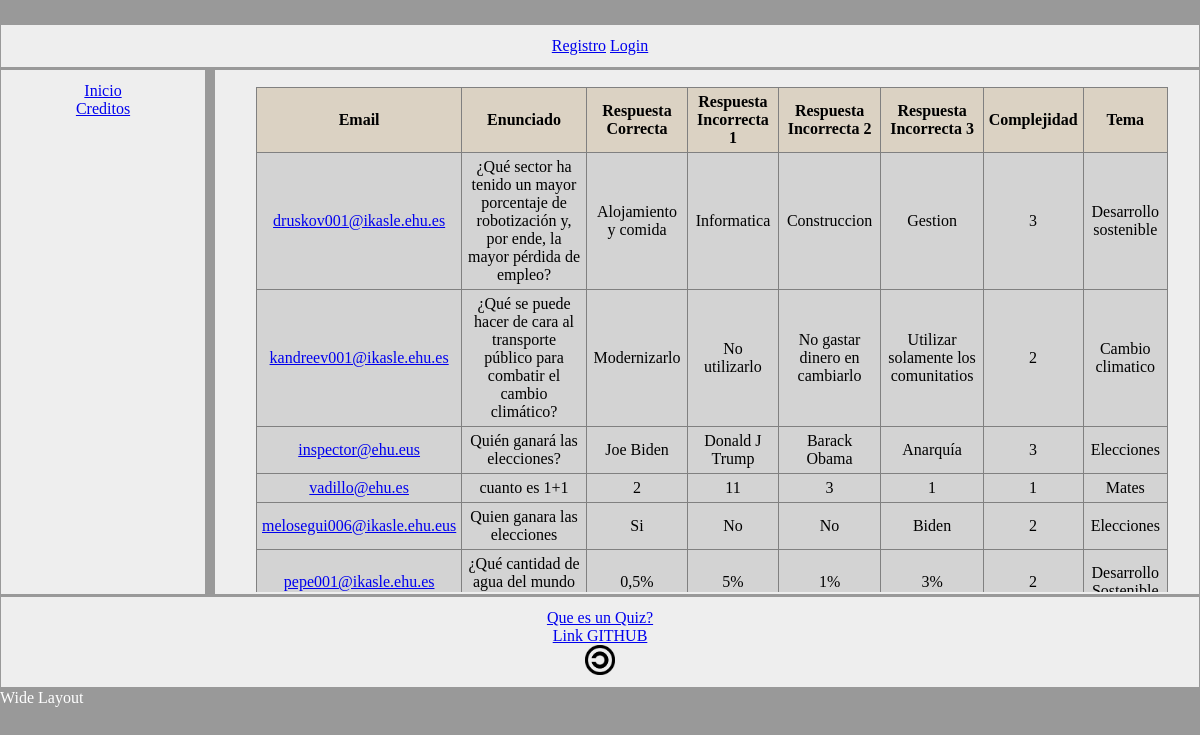
Screenshot of /php/ShowQuestions.php with the database file from the repository.
### tables this page shows
CREATE TABLE `preguntas` (
  `clave` int(11) NOT NULL,
  `email` text NOT NULL,
  `enunciado` text NOT NULL,
  `respuestac` text NOT NULL,
  `respuestai1` text NOT NULL,
  `respuestai2` text NOT NULL,
  `respuestai3` text NOT NULL,
  `complejidad` int(1) NOT NULL,
  `tema` text NOT NULL,
  `imagen` mediumblob DEFAULT NULL
);

### php/ShowQuestions.php (the view, shortened to what this page needs)
<!DOCTYPE html>
<html>
<head>
</head>
<body>
  <?php include '../php/Menus.php'?>
  <?php include '../php/DbConfig.php'?>
  <section class="main" id="s1">
    <div id = "div1">
      <?php
        $link = mysqli_connect($server, $user, $pass, $basededatos);
        $sql = "SELECT * FROM preguntas;";
        $resul = mysqli_query($link, $sql);
        echo '<table border="1px" class="table_Questions"><tr><th>Email</th><th>Enunciado</th><th>Respuesta Correcta</th><th>Respuesta Incorrecta 1</th> <th>Respuesta Incorrecta 2</th><th>Respuesta Incorrecta 3</th><th>Complejidad</th><th>Tema</th></tr>';
        while($row = mysqli_fetch_array($resul)){
            echo "<tr><td><a href=\"mailto:".$row['email']."\">".$row['email']."</a></td><td>".$row['enunciado']."</td><td>".$row['respuestac']."</td><td>".$row['respuestai1']."</td><td>".$row['respuestai2']."</td><td>".$row['respuestai3']."</td><td>".$row['complejidad']."</td><td>".$row['tema']."</td></tr>";
        }
        echo "</table>";
    ?>
    </div>
  </section>
</body>
</html>

### php/Menus.php (shortened to what this page needs)
<div id='page-wrap'>
<header class='main' id='h1'>
  <span id="registro"><a href="SignUp.php">Registro</a></span>
  <span id="login" ><a href="LogIn.php">Login</a></span>
</header>
<nav class='main' id='n1' role='navigation'>
  <?php
    if(isset($_REQUEST['logInMail'])) {
      $logInMail = $_REQUEST['logInMail'];
      echo "<span id='inicio'><a id='ini' href='Layout.php?logInMail=$logInMail'>Inicio</a></span>";
      echo "<span id='insertar'><a id='ins' href='QuestionFormWithImage.php?logInMail=$logInMail'>Insertar pregunta</a></span>";
      echo "<span id='insertarAjax'><a id='ins' href='HandlingQuizesAjax.php?logInMail=$logInMail'>Insertar pregunta (AJAX)</a></span>";
      echo "<span id='creditos'> <a id='cre' href='Credits.php?logInMail=$logInMail'> Creditos </a> </span>";
      echo "<span id='verBD'> <a id='ver' href='ShowQuestionsWithImage.php?logInMail=$logInMail'> Ver preguntas BD </a> </span>";
      echo "<span id='verBD'> <a id='ver' href='ShowXmlQuestions.php?logInMail=$logInMail'> Ver preguntas XML </a> </span>";
      echo "<script> $(\"#h1\").append(\"<p>$logInMail</p>\"); </script>";
      echo "<script> showOnLogIn(); </script>";
    } else {
      echo "<span id='inicio'><a id='ini' href='Layout.php'>Inicio</a></span>";
      echo "<span id='creditos'> <a id='cre' href='Credits.php'> Creditos </a> </span>";
    }
  ?>
</nav>

### styles/Style.css (style rules this page uses)
* { margin: 0; padding: 0; }
body { font: 16px Georgia, serif; }
#page-wrap { margin: 2% auto; color: white; }
#page-wrap >.main { border: 1px solid #999; padding: 1%; margin-bottom: 1px; color: black; }
section > div { padding: 5px; }
header, nav, section { background: #eee; text-align: center; }
footer { background: #eee; text-align: center; }
nav span { margin: 0px 10px 0px 0px; width: 100%; display: inline-block; }

### styles/Wide.css (style rules this page uses)
body { background: #999; }
#page-wrap:after { content: "Wide Layout"; }
nav { float: left; width: 15%; height: 500px; }
nav span { margin: 0px 100px 0px 0px; }
section { float: right; width: 80%; height: 500px; }
footer { clear: both; display: block; }

### styles/Smartphone.css (style rules this page uses)
body { background: #333; }
#page-wrap:after { content: "Smartphone Layout"; }
body { font-size: xx-large; }
footer, input { font-size: large; }

### php/ShowQuestions.php (style rules this page uses)
.table_Questions { margin: auto; border-collapse: collapse; }
td, th { padding: 5px; }
th { background-color: #dbd2c3; }
#div1 { overflow: scroll; height: 100%; width: 100%; }
#div1 table { width: 95%; background-color: lightgray; }

### php/Menus.php (style rules this page uses)
p { color: maroon; }

### rows the page displays
preguntas: email "druskov001@ikasle.ehu.es", enunciado "¿Qué sector ha tenido un mayor porcentaje de robotización y, por ende, la mayor pérdida de empleo?", respuestac "Alojamiento y comida", respuestai1 "Informatica", respuestai2 "Construccion", respuestai3 "Gestion", complejidad "3", tema "Desarrollo sostenible"
preguntas: email "kandreev001@ikasle.ehu.es", enunciado "¿Qué se puede hacer de cara al transporte público para combatir el cambio climático?", respuestac "Modernizarlo", respuestai1 "No utilizarlo", respuestai2 "No gastar dinero en cambiarlo", respuestai3 "Utilizar solamente los comunitatios", complejidad "2", tema "Cambio climatico"
preguntas: email "inspector@ehu.eus", enunciado "Quién ganará las elecciones?", respuestac "Joe Biden", respuestai1 "Donald J Trump", respuestai2 "Barack Obama", respuestai3 "Anarquía", complejidad "3", tema "Elecciones"
preguntas: email "vadillo@ehu.es", enunciado "cuanto es 1+1", respuestac "2", respuestai1 "11", respuestai2 "3", respuestai3 "1", complejidad "1", tema "Mates"
preguntas: email "melosegui006@ikasle.ehu.eus", enunciado "Quien ganara las elecciones", respuestac "Si", respuestai1 "No", respuestai2 "No", respuestai3 "Biden", complejidad "2", tema "Elecciones"
preguntas: email "pepe001@ikasle.ehu.es", enunciado "¿Qué cantidad de agua del mundo…", respuestac "0,5%", respuestai1 "5%", respuestai2 "1%", respuestai3 "3%", complejidad "2", tema "Desarrollo…"
